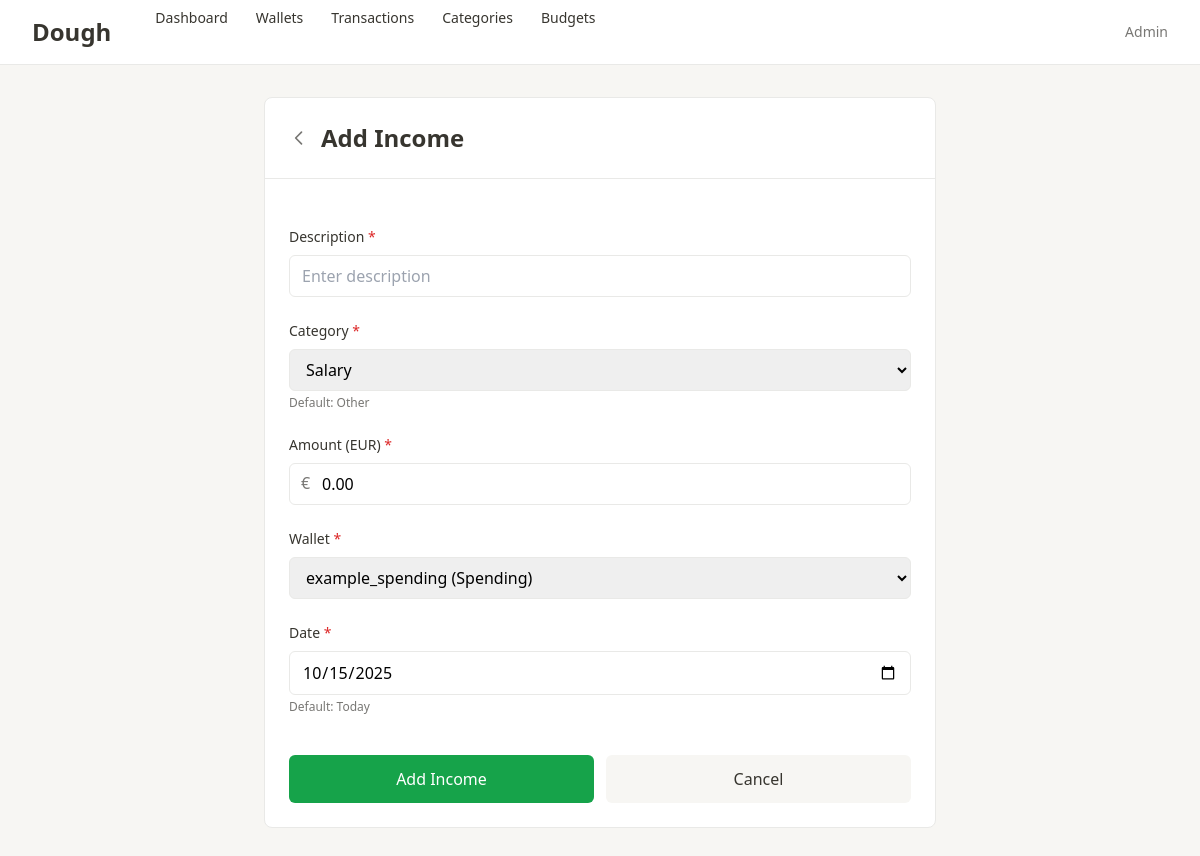
Screenshot of /transactions/2/edit/ with the database file from the repository.
### transactions/models.py (models this page shows, shortened)
class Transaction(models.Model):
    INCOME = 'income'
    EXPENSE = 'expense'
    TRANSACTION_TYPES = [
        (INCOME, 'Income'),
        (EXPENSE, 'Expense'),
    ]
    wallet = models.ForeignKey(
        Wallet,
        on_delete=models.CASCADE,
        related_name='transactions'
    )
    type = models.CharField(
        max_length=10,
        choices=TRANSACTION_TYPES
    )
    category = models.ForeignKey(
        Category,
        on_delete=models.PROTECT,
        related_name='transactions'
    )
    amount = models.DecimalField(
        max_digits=12,
        decimal_places=2,
        validators=[MinValueValidator(Decimal('0.01'))],
        help_text='Always positive, type determines if income or expense'
    )
    description = models.TextField(blank=True)
    date = models.DateField()
    created_at = models.DateTimeField(auto_now_add=True)
    updated_at = models.DateTimeField(auto_now=True)
    class Meta:
        ordering = ['-date', '-created_at']
        indexes = [
            models.Index(fields=['-date']),
            models.Index(fields=['wallet', '-date']),
            models.Index(fields=['type', '-date']),
        ]

### transactions/views.py (the view)
# urls.py: path('transactions/<int:pk>/edit/', edit_transaction, name='edit_transaction'),
def edit_transaction(request, pk):
    transaction = get_object_or_404(Transaction, pk=pk)
    if request.method == 'POST':
        if transaction.type == Transaction.EXPENSE:
            form = ExpenseForm(request.POST, instance=transaction)
        else:
            form = IncomeForm(request.POST, instance=transaction)
        if form.is_valid():
            form.save()
            messages.success(request, 'Transaction updated successfully!')
            return redirect('transactions_log')
    else:
        if transaction.type == Transaction.EXPENSE:
            form = ExpenseForm(instance=transaction)
        else:
            form = IncomeForm(instance=transaction)
    context = {
        'form': form,
        'transaction': transaction,
        'editing': True,
    }
    template = 'transactions/add_expense.html' if transaction.type == Transaction.EXPENSE else 'transactions/add_income.html'
    return render(request, template, context)

### transactions/forms.py (shortened to what this page needs)
class IncomeForm(TransactionForm):
    def __init__(self, *args, **kwargs):
        super().__init__(*args, **kwargs)
        self.initial['amount'] = '0.00'

### transactions/models.py (called while the page is built)
    def __str__(self):
        return f"{self.name} ({self.get_type_display()})"

    def __str__(self):
        return self.name

### transactions/templates/transactions/add_income.html (shortened to what this page needs)
{% extends "transactions/base.html" %}
{% block content %}
<div class="max-w-2xl mx-auto">
    <div class="bg-white rounded-lg border border-notion-border">
        <div class="p-6 border-b border-notion-border">
            <div class="flex items-center gap-3">
                <a href="{% url 'dashboard' %}" class="text-notion-textLight hover:text-notion-text">
                    <svg class="w-5 h-5" fill="none" stroke="currentColor" viewBox="0 0 24 24">
                        <path stroke-linecap="round" stroke-linejoin="round" stroke-width="2" d="M15 19l-7-7 7-7"></path>
                    </svg>
                </a>
                <h1 class="text-2xl font-bold text-notion-text">Add Income</h1>
            </div>
        </div>
        <form method="post" class="p-6 space-y-6">
            <div>
                <label for="{{ form.description.id_for_label }}" class="block text-sm font-medium text-notion-text mb-2">
                    Description <span class="text-red-600">*</span>
                </label>
                {{ form.description }}
            </div>
            <div>
                <label for="{{ form.category.id_for_label }}" class="block text-sm font-medium text-notion-text mb-2">
                    Category <span class="text-red-600">*</span>
                </label>
                {{ form.category }}
                <p class="mt-1 text-xs text-notion-textLight">Default: Other</p>
            </div>
            <div>
                <label for="{{ form.amount.id_for_label }}" class="block text-sm font-medium text-notion-text mb-2">
                    Amount (EUR) <span class="text-red-600">*</span>
                </label>
                <div class="relative">
                    <span class="absolute left-3 top-2 text-notion-textLight">€</span>
                    <input type="number" name="amount" id="{{ form.amount.id_for_label }}"
                           class="w-full pl-8 pr-3 py-2 border border-notion-border rounded-md focus:outline-none focus:ring-2 focus:ring-blue-500"
                           placeholder="0.00" step="0.01" min="0.01" value="{{ form.amount.value|default:'0.00' }}" required>
                </div>
            </div>
            <div>
                <label for="{{ form.wallet.id_for_label }}" class="block text-sm font-medium text-notion-text mb-2">
                    Wallet <span class="text-red-600">*</span>
                </label>
                {{ form.wallet }}
            </div>
            <div>
                <label for="{{ form.date.id_for_label }}" class="block text-sm font-medium text-notion-text mb-2">
                    Date <span class="text-red-600">*</span>
                </label>
                {{ form.date }}
                <p class="mt-1 text-xs text-notion-textLight">Default: Today</p>
            </div>
            <div class="flex gap-3 pt-4">
                <button type="submit" class="flex-1 bg-green-600 hover:bg-green-700 text-white px-6 py-3 rounded-md font-medium transition-colors">
                    Add Income
                </button>
                <a href="{% url 'dashboard' %}" class="flex-1 text-center bg-notion-secondary hover:bg-gray-200 text-notion-text px-6 py-3 rounded-md font-medium transition-colors">
                    Cancel
                </a>
            </div>
        </form>
    </div>
</div>
{% endblock %}

### rows the page displays
Transaction: category "Salary", wallet "example_spending (Spending)", date "10/15/2025"
